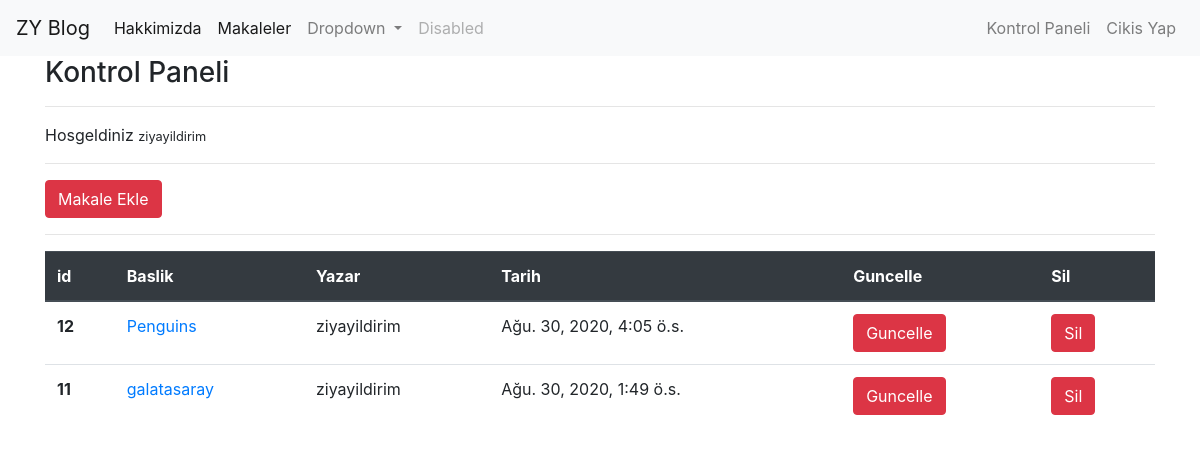
Screenshot of /articles/dashboard/ (signed in) with the database file from the repository.
### article/models.py (models this page shows, shortened)
class Article(models.Model):
    author = models.ForeignKey('auth.User', on_delete = models.CASCADE, verbose_name='Yazar')
    title  = models.CharField(max_length=50, verbose_name='Baslik')
    content = RichTextField()
    created_date = models.DateTimeField(auto_now_add=True,verbose_name='Olusturulma Tarihi')
    article_image = models.FileField(blank = True, null = True, verbose_name = 'Makaleye Fotograf Ekleyin')
    class Meta:
        ordering = ['-created_date']

### article/views.py (the view)
# urls.py: path('dashboard/',views.dashboard, name = 'dashboard'),
@login_required(login_url='user:login')
def dashboard(request):
    articles = Article.objects.filter(author = request.user)
    context  = {
        'articles' : articles
    }
    return render(request, 'dashboard.html',context)

### templates/dashboard.html
{% extends 'layout.html' %}
{% block body %}
<h3>Kontrol Paneli</h3>
<hr>
<p>
  Hosgeldiniz <small>{{ request.user.username }}</small>
</p>
<hr>
<a class="btn btn-danger" href="{% url 'article:addarticle' %}">Makale Ekle</a>
<hr>
{% if articles %}
<table class="table">
  <thead class="thead-dark">
    <tr>
      <th scope="col">id</th>
      <th scope="col">Baslik</th>
      <th scope="col">Yazar</th>
      <th scope="col">Tarih</th>
      <th scope="col">Guncelle</th>
      <th scope="col">Sil</th>
    </tr>
  </thead>
  <tbody>
    {% for article  in articles %}
    <tr>
      <th scope="row">{{article.id}}</th>
      <td><a href="{% url 'article:detail' article.id %}">{{article.title}}</a></td>
      <td>{{article.author.username}}</td>
      <td>{{article.created_date}}</td>
      <td><a class="btn btn-danger" href="{% url 'article:update' article.id %}">Guncelle</a></td>
      <td><a class="btn btn-danger" href="{% url 'article:delete' article.id %}">Sil</a></td>
    </tr>
    {% endfor %}
  </tbody>
</table>
{% else %}
  <div class="alert alert-danger">Henuz Makale Bulunamadi</div>
{% endif %}
{% endblock body %}

### rows the page displays
Article: id "12", title "Penguins", author.username "ziyayildirim", created_date "Ağu. 30, 2020, 4:05 ö.s."
Article: id "11", title "galatasaray", author.username "ziyayildirim", created_date "Ağu. 30, 2020, 1:49 ö.s."

### other values shown
{{ request.user.username }} "ziyayildirim"
